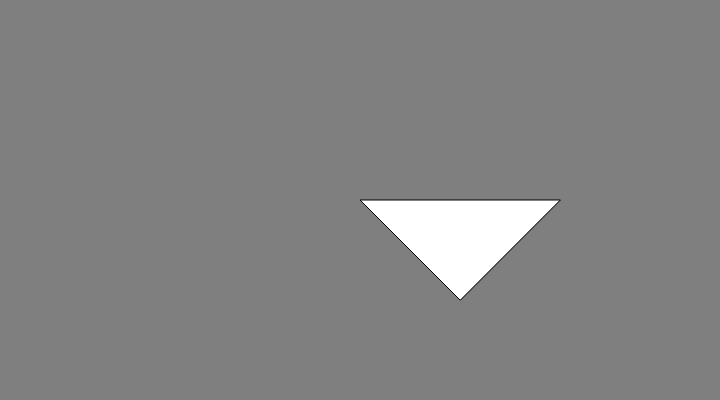
Frame 1 (no input)
Frame 60 (no input): identical to frame 1, image omitted
Frame 120 (the mouse pressed at the canvas centre since frame 60): identical to frame 1, image omitted

The p5.js sketch that drew this single still picture (run headless with seeded random() and noise() and a simulated clock; from frame 60 on, the mouse is pressed at the canvas centre):

// p5.js sketch
// ── sketch.js
// for red, green, and blue color values
var r, g, b;
// var star

function setup() {
  createCanvas(720, 400);
  background(127);
  // Pick colors randomly
  r = random(255);
  g = random(255);
  b = random(255);

  translate(width/2, height/2);
  createStar()
}

function draw() {
  // background(127);
  // // Draw a circle
  // strokeWeight(2);
  // stroke(r, g, b);
  // fill(r, g, b, 127);
  // ellipse(360, 200, 200, 200);
}

function createStar() {
  //overlap 2 triangles

  push();
    // translate(-100, -100);
    makeTriangle();
  pop();

  // debugger

  // push();
  //   rotate(PI);
  //   translate(0, -50);
  //   makeTriangle();
  // pop();
}

function makeTriangle() {
  triangle(100, 100, 0, 0, 200, 0);
}
